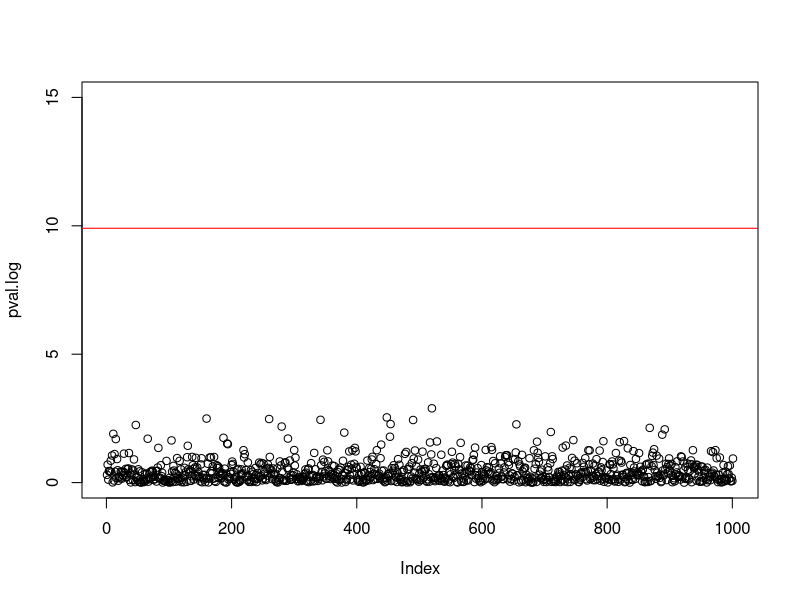

This chart was generated by the following R code:
#Generate some data----
x1 = 1:2000
x2 = matrix(rnorm(length(x1) * 1000), nrow = length(x1), ncol = 1000)
x3 = seq(0,2,length.out = length(x1))

#One Significant
x1001 = x3*0.0002 + rnorm(length(x3),0,0.01)
x1and1 = cbind(x2, x1001)

#Extract p-values from univariate approach function----
linearmod = function(x.indep){
  mod1 = lm(x3 ~ x.indep)
  summa = summary(mod1)
  return(summa$coefficients[2,4])
}

#Bonferroni correction----
pvalues = apply(x1and1,2,linearmod)

pval.log = -log(pvalues)/log(10)
plot(pval.log,ylim = c(0,15))

bonferroni.cutoff = 0.05/ncol(x2)
plot.bonf = -log(bonferroni.cutoff)

abline(h=plot.bonf, col = 'red')

#Hochberg----
#bonferoni etcx.




